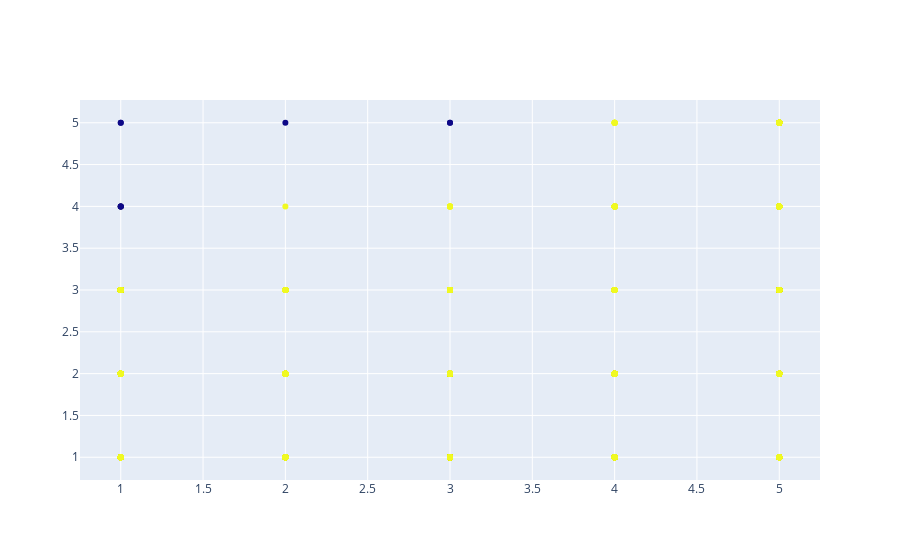

Notebook source saved alongside this figure:
### Code cell
# RFM DBSCAN clustering - 2D plot

fig = go.Figure()
fig.add_trace(go.Scatter(x = df_RFM['recency_score'], y = df_RFM['frequency_score'], mode = 'markers',
                         marker = dict(color = RFM_DBSCAN.labels_.astype(np.float)), text = DB_labels))

fig.show()

### Figure 1 — Plotly figure (JSON) as saved in the notebook; plotly's stock layout.template omitted (floating-point values rounded to 4 significant figures; data arrays with more than 128 entries replaced by an {"elided": "..."} marker saying what was removed)
{"data": [{"marker": {"color": {"elided": "4362 int values"}}, "mode": "markers", "text": {"elided": "4362 int values"}, "type": "scatter", "x": {"elided": "4362 int values"}, "y": {"elided": "4362 int values"}}], "layout": {"xaxis": {"autorange": true, "range": [0.7429, 5.257], "type": "linear"}, "yaxis": {"autorange": true, "range": [0.707, 5.293], "type": "linear"}}}
